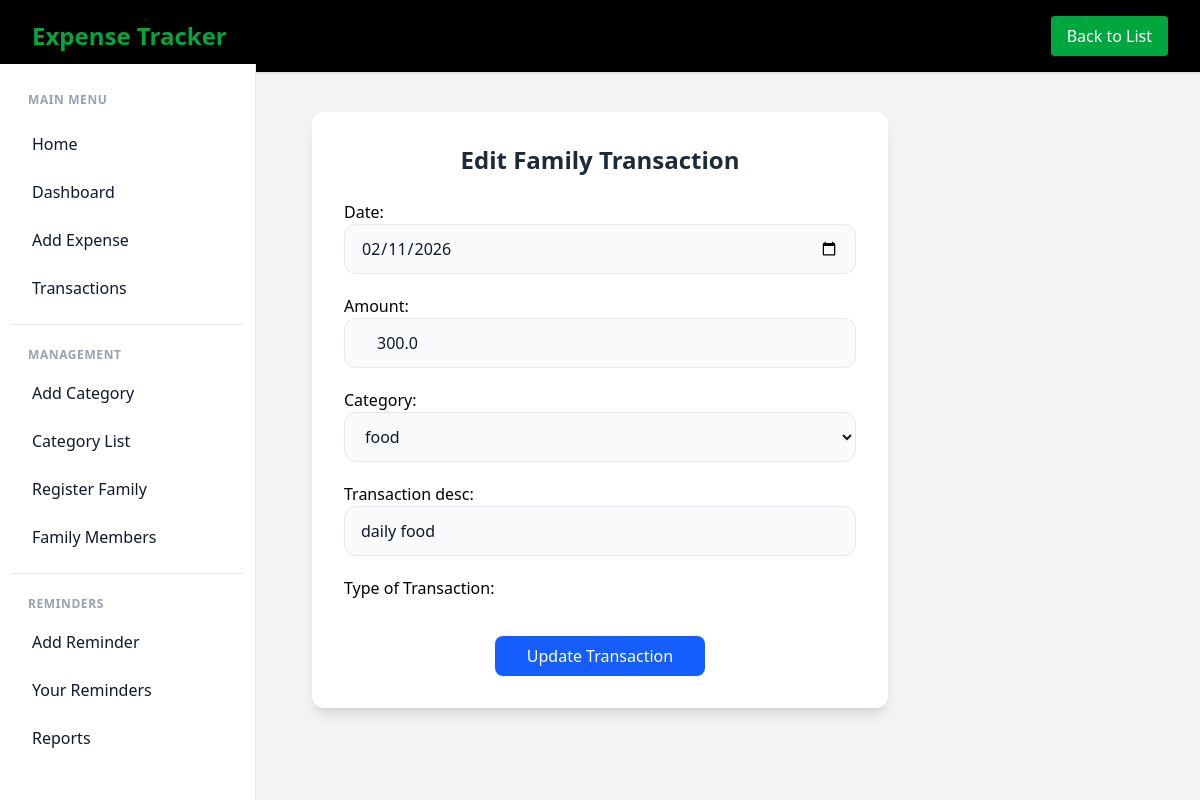
The page /user/trans2_edit/1/ on the database its author committed.
### user/models.py (models this page shows)
class Transaction(models.Model):
    date = models.DateField()
    category_id = models.ForeignKey('Category', on_delete=models.CASCADE)
    amount = models.FloatField()
    Transaction_desc = models.CharField(max_length=100)
    Type = models.CharField(max_length=100)
    by = models.ForeignKey(
        Registration,
        related_name="transaction",
        on_delete=models.PROTECT
    )

### user/views.py (the view)
# urls.py: path('user/trans2_edit/<int:id>/', views.trans2_edit, name='trans2_edit'),
def trans2_edit(request, id):
    transaction = Transaction.objects.get(id=id)
    if request.method == "POST":
        form = TransactionForm(request.POST, instance=transaction)
        if form.is_valid():
            transaction = form.save(commit=False)
            transaction.owner_type = 'family'
            transaction.save()
            return redirect('Transaction2_page')
    else:
        form = TransactionForm(instance=transaction)
    role =  request.session.get("role")
    return render(request, 'trans2_edit.html', {
        'forms': form,
        'role':role
      })

### user/models.py (called while the page is built)
    def __str__(self):
        return self.category_type

### user/templates/trans2_edit.html (shortened to what this page needs)
{% load static %}
{% load widget_tweaks %}
<!DOCTYPE html>
<html lang="en">
<head>
  <script src="https://cdn.jsdelivr.net/npm/@tailwindcss/browser@4"></script>
</head>
<body class="bg-gray-100 min-h-screen">
<header class="bg-black shadow-sm">
  <nav class="max-w-7xl mx-auto px-8 py-4 flex justify-between items-center">
    <h1 class="text-2xl font-bold text-green-600">Expense Tracker</h1>
    <a href="{% url 'Transaction2_page' %}"
       class="bg-green-600 text-white px-4 py-2 rounded hover:bg-green-700">
      Back to List
    </a>
  </nav>
</header>
<div class="flex">
{% include 'sidebar.html' %}
<main class="flex-1 p-10">
  <div class="max-w-xl mx-auto bg-white p-8 rounded-xl shadow-lg">
    <h2 class="text-2xl font-bold mb-6 text-center text-gray-800">
      Edit Family Transaction
    </h2>
    <form method="post" class="space-y-5">
      <div>
        {{ forms.date.label_tag }}
        {{ forms.date|add_class:"w-full border px-4 py-2 rounded" }}
      </div>
      <div>
        {{ forms.amount.label_tag }}
        {{ forms.amount|add_class:"w-full border px-4 py-2 rounded" }}
      </div>
      <div>
        {{ forms.category_id.label_tag }}
        {{ forms.category_id|add_class:"w-full border px-4 py-2 rounded" }}
      </div>
      <div>
        {{ forms.Transaction_desc.label_tag }}
        {{ forms.Transaction_desc|add_class:"w-full border px-4 py-2 rounded" }}
      </div>
      <div>
        {{ forms.Type.label_tag }}
      </div>
      <div class="flex justify-center pt-4">
        <button type="submit"
          class="bg-blue-600 text-white px-8 py-2 rounded-lg hover:bg-blue-700 transition">
          Update Transaction
        </button>
      </div>
    </form>
  </div>
</main>
</div>
</body>
</html>

### rows shown on the page
Transaction: date "02/11/2026", amount "300.0", category_id "food", Transaction_desc "daily food"
